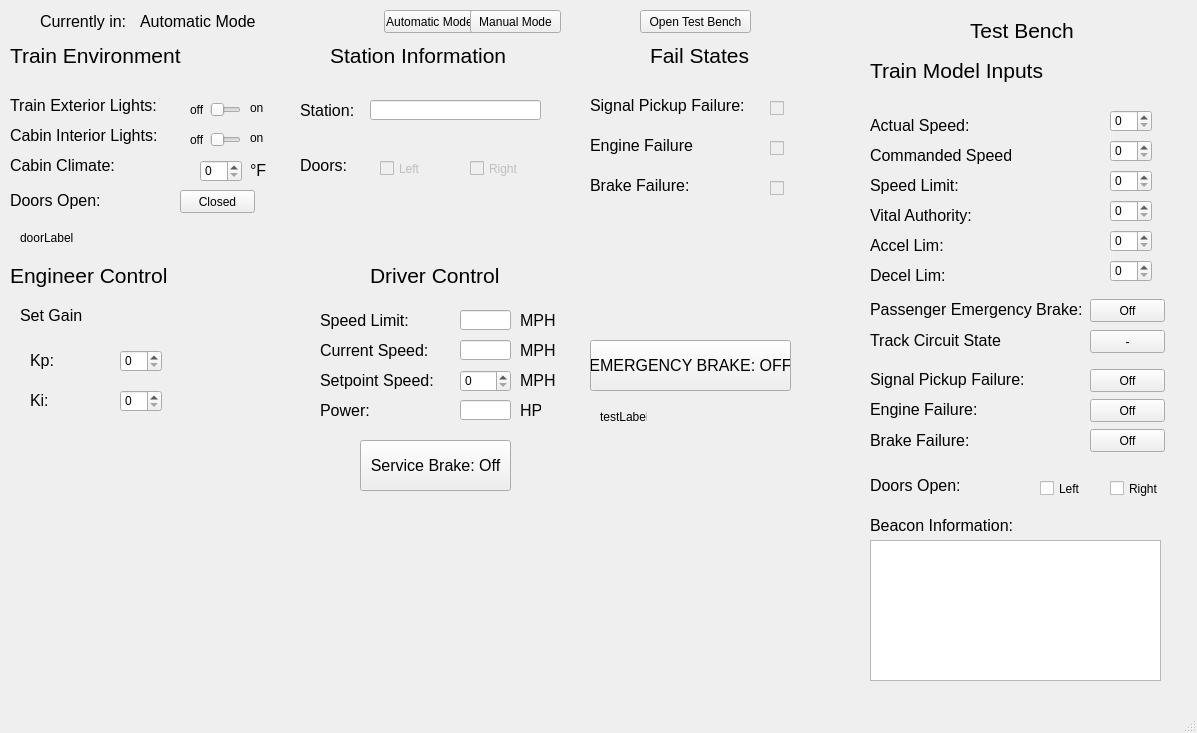
<?xml version="1.0" encoding="UTF-8"?>
<ui version="4.0">
 <class>MainWindow</class>
 <widget class="QMainWindow" name="MainWindow">
  <property name="geometry">
   <rect>
    <x>0</x>
    <y>0</y>
    <width>1197</width>
    <height>733</height>
   </rect>
  </property>
  <property name="windowTitle">
   <string>Train Controller</string>
  </property>
  <widget class="QWidget" name="centralwidget">
   <widget class="QLabel" name="trainEnvL">
    <property name="geometry">
     <rect>
      <x>10</x>
      <y>30</y>
      <width>181</width>
      <height>51</height>
     </rect>
    </property>
    <property name="font">
     <font>
      <pointsize>16</pointsize>
     </font>
    </property>
    <property name="text">
     <string>Train Environment</string>
    </property>
   </widget>
   <widget class="QLabel" name="stationInfL">
    <property name="geometry">
     <rect>
      <x>330</x>
      <y>30</y>
      <width>191</width>
      <height>51</height>
     </rect>
    </property>
    <property name="font">
     <font>
      <pointsize>16</pointsize>
     </font>
    </property>
    <property name="text">
     <string>Station Information</string>
    </property>
   </widget>
   <widget class="QLabel" name="failStatesL">
    <property name="geometry">
     <rect>
      <x>650</x>
      <y>30</y>
      <width>101</width>
      <height>51</height>
     </rect>
    </property>
    <property name="font">
     <font>
      <pointsize>16</pointsize>
     </font>
    </property>
    <property name="text">
     <string>Fail States</string>
    </property>
   </widget>
   <widget class="QLabel" name="intLlightsL">
    <property name="geometry">
     <rect>
      <x>10</x>
      <y>110</y>
      <width>161</width>
      <height>51</height>
     </rect>
    </property>
    <property name="font">
     <font>
      <pointsize>12</pointsize>
     </font>
    </property>
    <property name="text">
     <string>Cabin Interior Lights:</string>
    </property>
   </widget>
   <widget class="QLabel" name="extLightsL">
    <property name="geometry">
     <rect>
      <x>10</x>
      <y>80</y>
      <width>161</width>
      <height>51</height>
     </rect>
    </property>
    <property name="font">
     <font>
      <pointsize>12</pointsize>
     </font>
    </property>
    <property name="text">
     <string>Train Exterior Lights:</string>
    </property>
   </widget>
   <widget class="QLabel" name="climateL">
    <property name="geometry">
     <rect>
      <x>10</x>
      <y>140</y>
      <width>111</width>
      <height>51</height>
     </rect>
    </property>
    <property name="font">
     <font>
      <pointsize>12</pointsize>
     </font>
    </property>
    <property name="text">
     <string>Cabin Climate:</string>
    </property>
   </widget>
   <widget class="QLabel" name="openDoorsL">
    <property name="geometry">
     <rect>
      <x>10</x>
      <y>190</y>
      <width>91</width>
      <height>20</height>
     </rect>
    </property>
    <property name="font">
     <font>
      <pointsize>12</pointsize>
     </font>
    </property>
    <property name="text">
     <string>Doors Open:</string>
    </property>
   </widget>
   <widget class="QLabel" name="stationNameL">
    <property name="geometry">
     <rect>
      <x>300</x>
      <y>100</y>
      <width>61</width>
      <height>21</height>
     </rect>
    </property>
    <property name="font">
     <font>
      <pointsize>12</pointsize>
     </font>
    </property>
    <property name="text">
     <string>Station:</string>
    </property>
   </widget>
   <widget class="QLabel" name="doorsL">
    <property name="geometry">
     <rect>
      <x>300</x>
      <y>140</y>
      <width>51</width>
      <height>51</height>
     </rect>
    </property>
    <property name="font">
     <font>
      <pointsize>12</pointsize>
     </font>
    </property>
    <property name="text">
     <string>Doors:</string>
    </property>
   </widget>
   <widget class="QLabel" name="pickupFailL">
    <property name="geometry">
     <rect>
      <x>590</x>
      <y>80</y>
      <width>161</width>
      <height>51</height>
     </rect>
    </property>
    <property name="font">
     <font>
      <pointsize>12</pointsize>
     </font>
    </property>
    <property name="text">
     <string>Signal Pickup Failure:</string>
    </property>
   </widget>
   <widget class="QLabel" name="engineFailL">
    <property name="geometry">
     <rect>
      <x>590</x>
      <y>120</y>
      <width>161</width>
      <height>51</height>
     </rect>
    </property>
    <property name="font">
     <font>
      <pointsize>12</pointsize>
     </font>
    </property>
    <property name="text">
     <string>Engine Failure</string>
    </property>
   </widget>
   <widget class="QLabel" name="brakeFailL">
    <property name="geometry">
     <rect>
      <x>590</x>
      <y>160</y>
      <width>161</width>
      <height>51</height>
     </rect>
    </property>
    <property name="font">
     <font>
      <pointsize>12</pointsize>
     </font>
    </property>
    <property name="text">
     <string>Brake Failure:</string>
    </property>
   </widget>
   <widget class="QLabel" name="engineerCtrlL">
    <property name="geometry">
     <rect>
      <x>10</x>
      <y>250</y>
      <width>161</width>
      <height>51</height>
     </rect>
    </property>
    <property name="font">
     <font>
      <pointsize>16</pointsize>
     </font>
    </property>
    <property name="text">
     <string>Engineer Control</string>
    </property>
   </widget>
   <widget class="QLabel" name="driverCtrlL">
    <property name="geometry">
     <rect>
      <x>370</x>
      <y>250</y>
      <width>131</width>
      <height>51</height>
     </rect>
    </property>
    <property name="font">
     <font>
      <pointsize>16</pointsize>
     </font>
    </property>
    <property name="text">
     <string>Driver Control</string>
    </property>
   </widget>
   <widget class="QLabel" name="gainL">
    <property name="geometry">
     <rect>
      <x>20</x>
      <y>290</y>
      <width>91</width>
      <height>51</height>
     </rect>
    </property>
    <property name="font">
     <font>
      <pointsize>12</pointsize>
     </font>
    </property>
    <property name="text">
     <string>Set Gain</string>
    </property>
   </widget>
   <widget class="QLabel" name="kiL">
    <property name="geometry">
     <rect>
      <x>30</x>
      <y>390</y>
      <width>21</width>
      <height>20</height>
     </rect>
    </property>
    <property name="font">
     <font>
      <pointsize>12</pointsize>
     </font>
    </property>
    <property name="text">
     <string>Ki:</string>
    </property>
   </widget>
   <widget class="QLabel" name="kpL">
    <property name="geometry">
     <rect>
      <x>30</x>
      <y>350</y>
      <width>31</width>
      <height>21</height>
     </rect>
    </property>
    <property name="font">
     <font>
      <pointsize>12</pointsize>
     </font>
    </property>
    <property name="text">
     <string>Kp:</string>
    </property>
   </widget>
   <widget class="QLabel" name="speedLimL">
    <property name="geometry">
     <rect>
      <x>320</x>
      <y>310</y>
      <width>91</width>
      <height>21</height>
     </rect>
    </property>
    <property name="font">
     <font>
      <pointsize>12</pointsize>
     </font>
    </property>
    <property name="text">
     <string>Speed Limit:</string>
    </property>
   </widget>
   <widget class="QLabel" name="currSpeedL">
    <property name="geometry">
     <rect>
      <x>320</x>
      <y>340</y>
      <width>111</width>
      <height>21</height>
     </rect>
    </property>
    <property name="font">
     <font>
      <pointsize>12</pointsize>
     </font>
    </property>
    <property name="text">
     <string>Current Speed:</string>
    </property>
   </widget>
   <widget class="QLabel" name="setPtSpeedL">
    <property name="geometry">
     <rect>
      <x>320</x>
      <y>370</y>
      <width>121</width>
      <height>20</height>
     </rect>
    </property>
    <property name="font">
     <font>
      <pointsize>12</pointsize>
     </font>
    </property>
    <property name="text">
     <string>Setpoint Speed:</string>
    </property>
   </widget>
   <widget class="QLabel" name="powerL">
    <property name="geometry">
     <rect>
      <x>320</x>
      <y>400</y>
      <width>51</width>
      <height>20</height>
     </rect>
    </property>
    <property name="font">
     <font>
      <pointsize>12</pointsize>
     </font>
    </property>
    <property name="text">
     <string>Power:</string>
    </property>
   </widget>
   <widget class="QPushButton" name="servBrake">
    <property name="geometry">
     <rect>
      <x>360</x>
      <y>440</y>
      <width>151</width>
      <height>51</height>
     </rect>
    </property>
    <property name="font">
     <font>
      <pointsize>12</pointsize>
     </font>
    </property>
    <property name="text">
     <string>Service Brake: Off</string>
    </property>
   </widget>
   <widget class="QPushButton" name="eBrake">
    <property name="geometry">
     <rect>
      <x>590</x>
      <y>340</y>
      <width>201</width>
      <height>51</height>
     </rect>
    </property>
    <property name="font">
     <font>
      <pointsize>12</pointsize>
     </font>
    </property>
    <property name="text">
     <string>EMERGENCY BRAKE: OFF</string>
    </property>
   </widget>
   <widget class="QSpinBox" name="temp">
    <property name="geometry">
     <rect>
      <x>200</x>
      <y>160</y>
      <width>42</width>
      <height>22</height>
     </rect>
    </property>
   </widget>
   <widget class="QLineEdit" name="stationName">
    <property name="enabled">
     <bool>true</bool>
    </property>
    <property name="geometry">
     <rect>
      <x>370</x>
      <y>100</y>
      <width>171</width>
      <height>20</height>
     </rect>
    </property>
    <property name="readOnly">
     <bool>true</bool>
    </property>
   </widget>
   <widget class="QLineEdit" name="speedLim">
    <property name="geometry">
     <rect>
      <x>460</x>
      <y>310</y>
      <width>51</width>
      <height>20</height>
     </rect>
    </property>
    <property name="readOnly">
     <bool>true</bool>
    </property>
   </widget>
   <widget class="QLineEdit" name="currSpeed">
    <property name="geometry">
     <rect>
      <x>460</x>
      <y>340</y>
      <width>51</width>
      <height>20</height>
     </rect>
    </property>
    <property name="readOnly">
     <bool>true</bool>
    </property>
   </widget>
   <widget class="QSpinBox" name="setPtSpeed">
    <property name="geometry">
     <rect>
      <x>460</x>
      <y>370</y>
      <width>51</width>
      <height>22</height>
     </rect>
    </property>
   </widget>
   <widget class="QLineEdit" name="power">
    <property name="geometry">
     <rect>
      <x>460</x>
      <y>400</y>
      <width>51</width>
      <height>20</height>
     </rect>
    </property>
    <property name="readOnly">
     <bool>true</bool>
    </property>
   </widget>
   <widget class="QLabel" name="MPHLim">
    <property name="geometry">
     <rect>
      <x>520</x>
      <y>310</y>
      <width>41</width>
      <height>21</height>
     </rect>
    </property>
    <property name="font">
     <font>
      <pointsize>12</pointsize>
     </font>
    </property>
    <property name="text">
     <string>MPH</string>
    </property>
   </widget>
   <widget class="QLabel" name="MPHcurr">
    <property name="geometry">
     <rect>
      <x>520</x>
      <y>340</y>
      <width>41</width>
      <height>21</height>
     </rect>
    </property>
    <property name="font">
     <font>
      <pointsize>12</pointsize>
     </font>
    </property>
    <property name="text">
     <string>MPH</string>
    </property>
   </widget>
   <widget class="QLabel" name="MPHsetPt">
    <property name="geometry">
     <rect>
      <x>520</x>
      <y>370</y>
      <width>41</width>
      <height>21</height>
     </rect>
    </property>
    <property name="font">
     <font>
      <pointsize>12</pointsize>
     </font>
    </property>
    <property name="text">
     <string>MPH</string>
    </property>
   </widget>
   <widget class="QLabel" name="HP">
    <property name="geometry">
     <rect>
      <x>520</x>
      <y>400</y>
      <width>21</width>
      <height>21</height>
     </rect>
    </property>
    <property name="font">
     <font>
      <pointsize>12</pointsize>
     </font>
    </property>
    <property name="text">
     <string>HP</string>
    </property>
   </widget>
   <widget class="QLabel" name="degreesFL">
    <property name="geometry">
     <rect>
      <x>250</x>
      <y>160</y>
      <width>21</width>
      <height>21</height>
     </rect>
    </property>
    <property name="font">
     <font>
      <pointsize>12</pointsize>
     </font>
    </property>
    <property name="text">
     <string>°F</string>
    </property>
   </widget>
   <widget class="QSpinBox" name="kp">
    <property name="geometry">
     <rect>
      <x>120</x>
      <y>350</y>
      <width>42</width>
      <height>22</height>
     </rect>
    </property>
   </widget>
   <widget class="QSpinBox" name="ki">
    <property name="geometry">
     <rect>
      <x>120</x>
      <y>390</y>
      <width>42</width>
      <height>22</height>
     </rect>
    </property>
   </widget>
   <widget class="QLabel" name="currentlyin">
    <property name="geometry">
     <rect>
      <x>40</x>
      <y>11</y>
      <width>91</width>
      <height>20</height>
     </rect>
    </property>
    <property name="font">
     <font>
      <pointsize>12</pointsize>
     </font>
    </property>
    <property name="text">
     <string>Currently in:</string>
    </property>
   </widget>
   <widget class="QPushButton" name="autoMode">
    <property name="geometry">
     <rect>
      <x>384</x>
      <y>10</y>
      <width>91</width>
      <height>23</height>
     </rect>
    </property>
    <property name="text">
     <string>Automatic Mode</string>
    </property>
   </widget>
   <widget class="QPushButton" name="manualMode">
    <property name="geometry">
     <rect>
      <x>470</x>
      <y>10</y>
      <width>91</width>
      <height>23</height>
     </rect>
    </property>
    <property name="text">
     <string>Manual Mode</string>
    </property>
   </widget>
   <widget class="QLabel" name="inMode">
    <property name="geometry">
     <rect>
      <x>140</x>
      <y>11</y>
      <width>121</width>
      <height>20</height>
     </rect>
    </property>
    <property name="font">
     <font>
      <pointsize>12</pointsize>
     </font>
    </property>
    <property name="text">
     <string>Automatic Mode</string>
    </property>
   </widget>
   <widget class="QCheckBox" name="brakeFail">
    <property name="enabled">
     <bool>false</bool>
    </property>
    <property name="geometry">
     <rect>
      <x>770</x>
      <y>180</y>
      <width>16</width>
      <height>17</height>
     </rect>
    </property>
    <property name="text">
     <string/>
    </property>
    <property name="checkable">
     <bool>true</bool>
    </property>
   </widget>
   <widget class="QCheckBox" name="engineFail">
    <property name="enabled">
     <bool>false</bool>
    </property>
    <property name="geometry">
     <rect>
      <x>770</x>
      <y>140</y>
      <width>16</width>
      <height>17</height>
     </rect>
    </property>
    <property name="text">
     <string/>
    </property>
    <property name="checkable">
     <bool>true</bool>
    </property>
   </widget>
   <widget class="QCheckBox" name="signalFail">
    <property name="enabled">
     <bool>false</bool>
    </property>
    <property name="geometry">
     <rect>
      <x>770</x>
      <y>100</y>
      <width>16</width>
      <height>17</height>
     </rect>
    </property>
    <property name="text">
     <string/>
    </property>
    <property name="checkable">
     <bool>true</bool>
    </property>
   </widget>
   <widget class="QCheckBox" name="doorsLeft">
    <property name="enabled">
     <bool>false</bool>
    </property>
    <property name="geometry">
     <rect>
      <x>380</x>
      <y>160</y>
      <width>41</width>
      <height>17</height>
     </rect>
    </property>
    <property name="text">
     <string>Left</string>
    </property>
    <property name="checkable">
     <bool>true</bool>
    </property>
   </widget>
   <widget class="QCheckBox" name="doorsRight">
    <property name="enabled">
     <bool>false</bool>
    </property>
    <property name="geometry">
     <rect>
      <x>470</x>
      <y>160</y>
      <width>51</width>
      <height>17</height>
     </rect>
    </property>
    <property name="text">
     <string>Right</string>
    </property>
    <property name="checkable">
     <bool>true</bool>
    </property>
   </widget>
   <widget class="QPushButton" name="doorControl">
    <property name="geometry">
     <rect>
      <x>180</x>
      <y>190</y>
      <width>75</width>
      <height>23</height>
     </rect>
    </property>
    <property name="text">
     <string>Closed</string>
    </property>
   </widget>
   <widget class="QPushButton" name="testBench">
    <property name="geometry">
     <rect>
      <x>640</x>
      <y>10</y>
      <width>111</width>
      <height>23</height>
     </rect>
    </property>
    <property name="text">
     <string>Open Test Bench</string>
    </property>
   </widget>
   <widget class="QSlider" name="intLights">
    <property name="geometry">
     <rect>
      <x>210</x>
      <y>130</y>
      <width>31</width>
      <height>20</height>
     </rect>
    </property>
    <property name="maximum">
     <number>1</number>
    </property>
    <property name="orientation">
     <enum>Qt::Horizontal</enum>
    </property>
   </widget>
   <widget class="QLabel" name="intOnL">
    <property name="geometry">
     <rect>
      <x>250</x>
      <y>130</y>
      <width>21</width>
      <height>16</height>
     </rect>
    </property>
    <property name="text">
     <string>on</string>
    </property>
   </widget>
   <widget class="QLabel" name="intOffL">
    <property name="geometry">
     <rect>
      <x>190</x>
      <y>130</y>
      <width>20</width>
      <height>20</height>
     </rect>
    </property>
    <property name="text">
     <string>off</string>
    </property>
   </widget>
   <widget class="QLabel" name="extOnL">
    <property name="geometry">
     <rect>
      <x>250</x>
      <y>100</y>
      <width>21</width>
      <height>16</height>
     </rect>
    </property>
    <property name="text">
     <string>on</string>
    </property>
   </widget>
   <widget class="QLabel" name="extOffL">
    <property name="geometry">
     <rect>
      <x>190</x>
      <y>100</y>
      <width>20</width>
      <height>20</height>
     </rect>
    </property>
    <property name="text">
     <string>off</string>
    </property>
   </widget>
   <widget class="QSlider" name="extLights">
    <property name="enabled">
     <bool>true</bool>
    </property>
    <property name="geometry">
     <rect>
      <x>210</x>
      <y>100</y>
      <width>31</width>
      <height>20</height>
     </rect>
    </property>
    <property name="maximum">
     <number>1</number>
    </property>
    <property name="orientation">
     <enum>Qt::Horizontal</enum>
    </property>
   </widget>
   <widget class="QLabel" name="TestBenchL">
    <property name="geometry">
     <rect>
      <x>970</x>
      <y>0</y>
      <width>111</width>
      <height>61</height>
     </rect>
    </property>
    <property name="font">
     <font>
      <pointsize>16</pointsize>
     </font>
    </property>
    <property name="text">
     <string>Test Bench</string>
    </property>
   </widget>
   <widget class="QLabel" name="actSpeedInputL">
    <property name="geometry">
     <rect>
      <x>870</x>
      <y>110</y>
      <width>101</width>
      <height>31</height>
     </rect>
    </property>
    <property name="font">
     <font>
      <pointsize>12</pointsize>
     </font>
    </property>
    <property name="text">
     <string>Actual Speed:</string>
    </property>
   </widget>
   <widget class="QLabel" name="passEBrakeInputL">
    <property name="geometry">
     <rect>
      <x>870</x>
      <y>299</y>
      <width>211</width>
      <height>21</height>
     </rect>
    </property>
    <property name="font">
     <font>
      <pointsize>12</pointsize>
     </font>
    </property>
    <property name="text">
     <string>Passenger Emergency Brake:</string>
    </property>
   </widget>
   <widget class="QPushButton" name="trackStateTB">
    <property name="geometry">
     <rect>
      <x>1090</x>
      <y>330</y>
      <width>75</width>
      <height>23</height>
     </rect>
    </property>
    <property name="text">
     <string>-</string>
    </property>
    <property name="autoDefault">
     <bool>false</bool>
    </property>
   </widget>
   <widget class="QLabel" name="beaconInputL">
    <property name="geometry">
     <rect>
      <x>870</x>
      <y>510</y>
      <width>151</width>
      <height>31</height>
     </rect>
    </property>
    <property name="font">
     <font>
      <pointsize>12</pointsize>
     </font>
    </property>
    <property name="text">
     <string>Beacon Information:</string>
    </property>
   </widget>
   <widget class="QLabel" name="openDoorsInputL">
    <property name="geometry">
     <rect>
      <x>870</x>
      <y>460</y>
      <width>91</width>
      <height>51</height>
     </rect>
    </property>
    <property name="font">
     <font>
      <pointsize>12</pointsize>
     </font>
    </property>
    <property name="text">
     <string>Doors Open:</string>
    </property>
   </widget>
   <widget class="QCheckBox" name="doorLeftTB">
    <property name="geometry">
     <rect>
      <x>1040</x>
      <y>480</y>
      <width>41</width>
      <height>17</height>
     </rect>
    </property>
    <property name="text">
     <string>Left</string>
    </property>
   </widget>
   <widget class="QPushButton" name="failBrakeTB">
    <property name="geometry">
     <rect>
      <x>1090</x>
      <y>429</y>
      <width>75</width>
      <height>23</height>
     </rect>
    </property>
    <property name="text">
     <string>Off</string>
    </property>
    <property name="autoDefault">
     <bool>false</bool>
    </property>
   </widget>
   <widget class="QTextEdit" name="beaconTB">
    <property name="geometry">
     <rect>
      <x>870</x>
      <y>540</y>
      <width>291</width>
      <height>141</height>
     </rect>
    </property>
   </widget>
   <widget class="QSpinBox" name="vitalAuthTB">
    <property name="geometry">
     <rect>
      <x>1110</x>
      <y>200</y>
      <width>42</width>
      <height>22</height>
     </rect>
    </property>
   </widget>
   <widget class="QLabel" name="accelLimInputL">
    <property name="geometry">
     <rect>
      <x>870</x>
      <y>230</y>
      <width>131</width>
      <height>31</height>
     </rect>
    </property>
    <property name="font">
     <font>
      <pointsize>12</pointsize>
     </font>
    </property>
    <property name="text">
     <string>Accel Lim:</string>
    </property>
   </widget>
   <widget class="QLabel" name="failSigPickupInputL">
    <property name="geometry">
     <rect>
      <x>870</x>
      <y>369</y>
      <width>161</width>
      <height>21</height>
     </rect>
    </property>
    <property name="font">
     <font>
      <pointsize>12</pointsize>
     </font>
    </property>
    <property name="text">
     <string>Signal Pickup Failure:</string>
    </property>
   </widget>
   <widget class="QLabel" name="cmdSpeedInputL">
    <property name="geometry">
     <rect>
      <x>870</x>
      <y>140</y>
      <width>141</width>
      <height>31</height>
     </rect>
    </property>
    <property name="font">
     <font>
      <pointsize>12</pointsize>
     </font>
    </property>
    <property name="text">
     <string>Commanded Speed:</string>
    </property>
   </widget>
   <widget class="QPushButton" name="failEngineTB">
    <property name="geometry">
     <rect>
      <x>1090</x>
      <y>399</y>
      <width>75</width>
      <height>23</height>
     </rect>
    </property>
    <property name="text">
     <string>Off</string>
    </property>
    <property name="autoDefault">
     <bool>false</bool>
    </property>
   </widget>
   <widget class="QSpinBox" name="cmdSpeedTB">
    <property name="geometry">
     <rect>
      <x>1110</x>
      <y>140</y>
      <width>42</width>
      <height>22</height>
     </rect>
    </property>
   </widget>
   <widget class="QSpinBox" name="speedLimTB">
    <property name="geometry">
     <rect>
      <x>1110</x>
      <y>170</y>
      <width>42</width>
      <height>22</height>
     </rect>
    </property>
   </widget>
   <widget class="QSpinBox" name="accelLimTB">
    <property name="geometry">
     <rect>
      <x>1110</x>
      <y>230</y>
      <width>42</width>
      <height>22</height>
     </rect>
    </property>
   </widget>
   <widget class="QLabel" name="vitalAuthInputL">
    <property name="geometry">
     <rect>
      <x>870</x>
      <y>200</y>
      <width>111</width>
      <height>31</height>
     </rect>
    </property>
    <property name="font">
     <font>
      <pointsize>12</pointsize>
     </font>
    </property>
    <property name="text">
     <string>Vital Authority:</string>
    </property>
   </widget>
   <widget class="QLabel" name="failEngineInputL">
    <property name="geometry">
     <rect>
      <x>870</x>
      <y>399</y>
      <width>111</width>
      <height>21</height>
     </rect>
    </property>
    <property name="font">
     <font>
      <pointsize>12</pointsize>
     </font>
    </property>
    <property name="text">
     <string>Engine Failure:</string>
    </property>
   </widget>
   <widget class="QPushButton" name="failSigPickupTB">
    <property name="geometry">
     <rect>
      <x>1090</x>
      <y>369</y>
      <width>75</width>
      <height>23</height>
     </rect>
    </property>
    <property name="text">
     <string>Off</string>
    </property>
    <property name="autoDefault">
     <bool>false</bool>
    </property>
   </widget>
   <widget class="QLabel" name="trackStateInputL">
    <property name="geometry">
     <rect>
      <x>870</x>
      <y>330</y>
      <width>211</width>
      <height>21</height>
     </rect>
    </property>
    <property name="font">
     <font>
      <pointsize>12</pointsize>
     </font>
    </property>
    <property name="text">
     <string>Track Circuit State</string>
    </property>
   </widget>
   <widget class="QSpinBox" name="actSpeedTB">
    <property name="geometry">
     <rect>
      <x>1110</x>
      <y>110</y>
      <width>42</width>
      <height>22</height>
     </rect>
    </property>
   </widget>
   <widget class="QLabel" name="inputsL">
    <property name="geometry">
     <rect>
      <x>870</x>
      <y>40</y>
      <width>181</width>
      <height>61</height>
     </rect>
    </property>
    <property name="font">
     <font>
      <pointsize>16</pointsize>
     </font>
    </property>
    <property name="text">
     <string>Train Model Inputs</string>
    </property>
   </widget>
   <widget class="QPushButton" name="passEBrakeTB">
    <property name="geometry">
     <rect>
      <x>1090</x>
      <y>299</y>
      <width>75</width>
      <height>23</height>
     </rect>
    </property>
    <property name="text">
     <string>Off</string>
    </property>
    <property name="autoDefault">
     <bool>false</bool>
    </property>
   </widget>
   <widget class="QLabel" name="speedLimInputL">
    <property name="geometry">
     <rect>
      <x>870</x>
      <y>170</y>
      <width>141</width>
      <height>31</height>
     </rect>
    </property>
    <property name="font">
     <font>
      <pointsize>12</pointsize>
     </font>
    </property>
    <property name="text">
     <string>Speed Limit:</string>
    </property>
   </widget>
   <widget class="QLabel" name="failBrakeInputL">
    <property name="geometry">
     <rect>
      <x>870</x>
      <y>430</y>
      <width>101</width>
      <height>20</height>
     </rect>
    </property>
    <property name="font">
     <font>
      <pointsize>12</pointsize>
     </font>
    </property>
    <property name="text">
     <string>Brake Failure:</string>
    </property>
   </widget>
   <widget class="QCheckBox" name="doorRightTB">
    <property name="geometry">
     <rect>
      <x>1110</x>
      <y>480</y>
      <width>51</width>
      <height>17</height>
     </rect>
    </property>
    <property name="text">
     <string>Right</string>
    </property>
   </widget>
   <widget class="QLabel" name="decelLimInputL">
    <property name="geometry">
     <rect>
      <x>870</x>
      <y>260</y>
      <width>131</width>
      <height>31</height>
     </rect>
    </property>
    <property name="font">
     <font>
      <pointsize>12</pointsize>
     </font>
    </property>
    <property name="text">
     <string>Decel Lim:</string>
    </property>
   </widget>
   <widget class="QSpinBox" name="decelLimTB">
    <property name="geometry">
     <rect>
      <x>1110</x>
      <y>260</y>
      <width>42</width>
      <height>22</height>
     </rect>
    </property>
   </widget>
   <widget class="QLabel" name="testLabel">
    <property name="geometry">
     <rect>
      <x>600</x>
      <y>410</y>
      <width>47</width>
      <height>13</height>
     </rect>
    </property>
    <property name="text">
     <string>testLabel</string>
    </property>
   </widget>
   <widget class="QLabel" name="doorLabel">
    <property name="geometry">
     <rect>
      <x>20</x>
      <y>230</y>
      <width>61</width>
      <height>16</height>
     </rect>
    </property>
    <property name="text">
     <string>doorLabel</string>
    </property>
   </widget>
  </widget>
  <widget class="QStatusBar" name="statusbar"/>
  <widget class="QMenuBar" name="menubar">
   <property name="geometry">
    <rect>
     <x>0</x>
     <y>0</y>
     <width>1197</width>
     <height>21</height>
    </rect>
   </property>
  </widget>
 </widget>
 <resources/>
 <connections/>
</ui>
